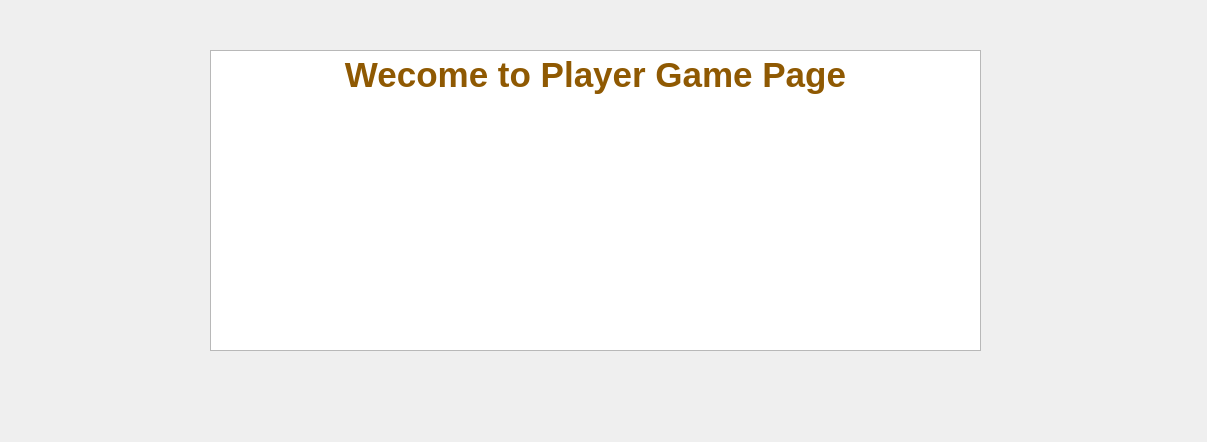
<?xml version="1.0" encoding="UTF-8"?>
<ui version="4.0">
 <class>player_ui</class>
 <widget class="QDialog" name="player_ui">
  <property name="geometry">
   <rect>
    <x>0</x>
    <y>0</y>
    <width>1207</width>
    <height>442</height>
   </rect>
  </property>
  <property name="windowTitle">
   <string>Dialog</string>
  </property>
  <widget class="QTextBrowser" name="textBrowser">
   <property name="geometry">
    <rect>
     <x>210</x>
     <y>50</y>
     <width>771</width>
     <height>301</height>
    </rect>
   </property>
   <property name="html">
    <string>&lt;!DOCTYPE HTML PUBLIC &quot;-//W3C//DTD HTML 4.0//EN&quot; &quot;http://www.w3.org/TR/REC-html40/strict.dtd&quot;&gt;
&lt;html&gt;&lt;head&gt;&lt;meta name=&quot;qrichtext&quot; content=&quot;1&quot; /&gt;&lt;style type=&quot;text/css&quot;&gt;
p, li { white-space: pre-wrap; }
&lt;/style&gt;&lt;/head&gt;&lt;body style=&quot; font-family:'Ubuntu'; font-size:11pt; font-weight:400; font-style:normal;&quot;&gt;
&lt;p align=&quot;center&quot; style=&quot; margin-top:0px; margin-bottom:0px; margin-left:0px; margin-right:0px; -qt-block-indent:0; text-indent:0px;&quot;&gt;&lt;span style=&quot; font-size:26pt; font-weight:600; color:#8f5902;&quot;&gt;Wecome to Player Game Page&lt;/span&gt;&lt;/p&gt;&lt;/body&gt;&lt;/html&gt;</string>
   </property>
  </widget>
 </widget>
 <resources/>
 <connections/>
</ui>
